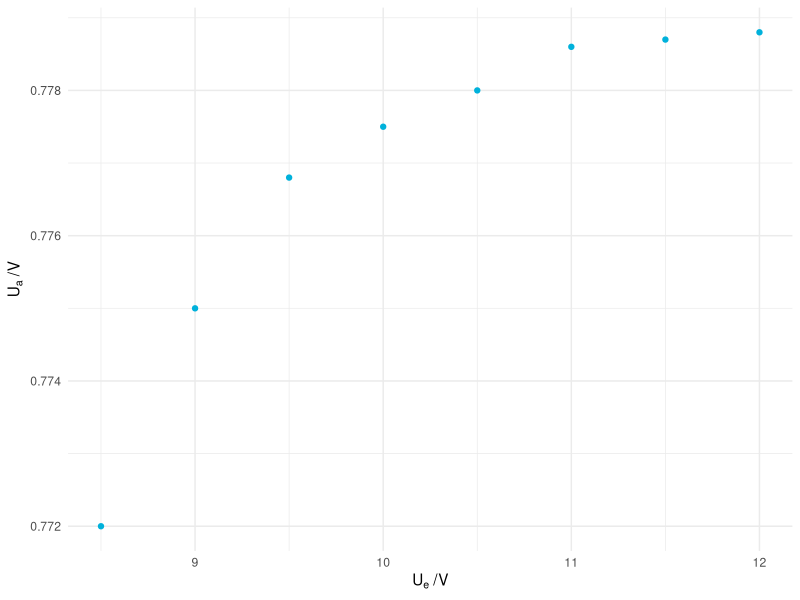

The R script that drew this image:
library(ggplot2)

outputName = "2_4_kennlinie.pdf"
outputWidth = 10
outputHeight = outputWidth * 0.618

diodeDataFB <- read.csv("2_4.csv")

xlabel <- bquote("U"[e]~"/V")
ylabel <- bquote("U"[a]~"/V")
                                        #
hsBlue <- "#00b1db"

plot <- ggplot( data= diodeDataFB, aes(x = Ue, y = Ua)) +
    theme_minimal() +
    xlab(xlabel) +
    ylab(ylabel) +
    geom_point(color=hsBlue)

pdf(outputName, width = outputWidth, height = outputHeight)
plot
